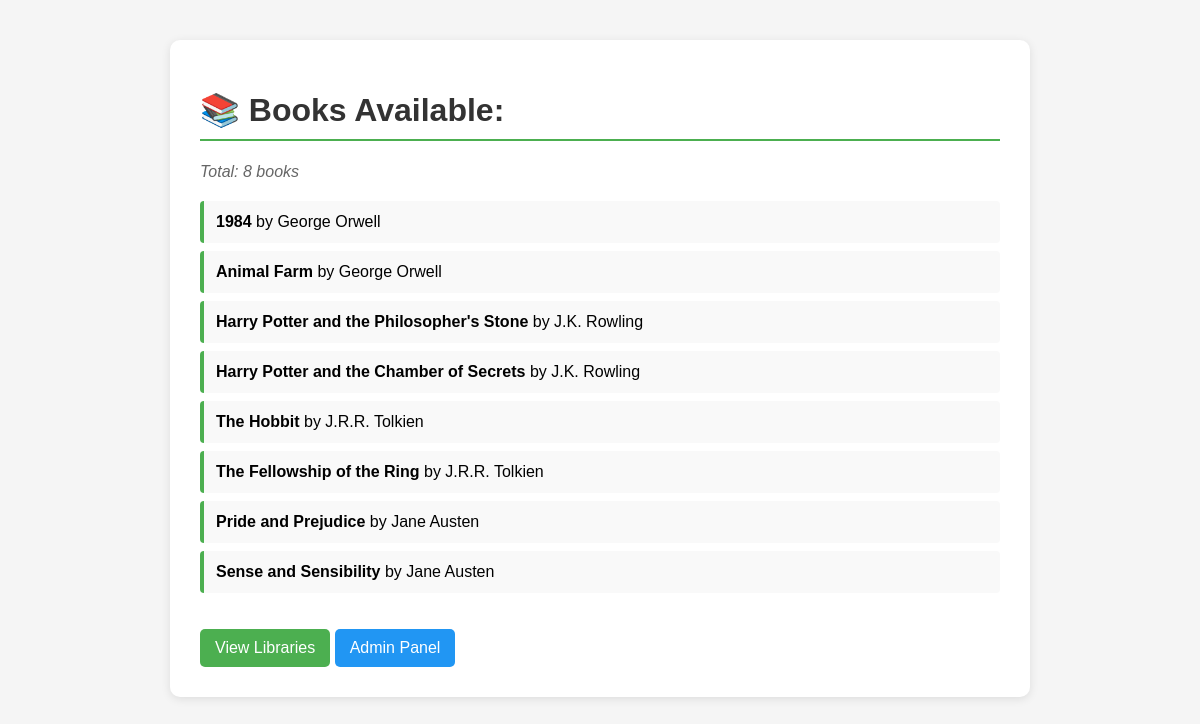
The page /books/ on the database its author committed.
### relationship_app/models.py (models this page shows, shortened)
class Book(models.Model):
    title = models.CharField(max_length=200)
    author = models.ForeignKey(Author, on_delete=models.CASCADE, related_name='books')
    class Meta:
        permissions = [
            ("can_add_book", "Can add book"),
            ("can_change_book", "Can change book"),
            ("can_delete_book", "Can delete book"),
        ]

class Author(models.Model):
    name = models.CharField(max_length=100)

### relationship_app/views.py (the view)
# urls.py: path('books/', views.list_books, name='list_books'),
def list_books(request):
    books = Book.objects.all().select_related('author')
    context = {
        'books': books,
        'title': 'All Books'
    }
    return render(request, 'relationship_app/list_books.html', context)

### relationship_app/templates/relationship_app/list_books.html (shortened to what this page needs)
<!DOCTYPE html>
<html lang="en">
<head>
</head>
<body>
    <div class="container">
        <h1>📚 Books Available:</h1>
        <p class="book-count">Total: {{ books.count }} books</p>
        <ul>
            {% for book in books %}
            <li>
                <strong>{{ book.title }}</strong>
                by {{ book.author.name }}
            </li>
            {% empty %}
            <li>No books available in the database.</li>
            {% endfor %}
        </ul>
        <a href="{% url 'relationship_app:library-list' %}" class="home-link">View Libraries</a>
        <a href="/admin" class="home-link" style="background: #2196F3;">Admin Panel</a>
    </div>
</body>
</html>

### relationship_app/templates/relationship_app/list_books.html (style rules this page uses)
body { font-family: Arial, sans-serif; margin: 40px; background-color: #f5f5f5; }
.container { max-width: 800px; margin: 0 auto; background: white; padding: 30px; border-radius: 10px; box-shadow: 0 2px 10px rgba(0,0,0,0.1); }
h1 { color: #333; border-bottom: 2px solid #4CAF50; padding-bottom: 10px; }
ul { list-style-type: none; padding: 0; }
li { padding: 12px; margin: 8px 0; background: #f9f9f9; border-left: 4px solid #4CAF50; border-radius: 4px; }
.book-count { color: #666; font-style: italic; margin-bottom: 20px; }
.home-link { display: inline-block; margin-top: 20px; padding: 10px 15px; background: #4CAF50; color: white; text-decoration: none; border-radius: 5px; }

### rows shown on the page
Book: title "1984", author.name "George Orwell"
Book: title "Animal Farm", author.name "George Orwell"
Book: title "Harry Potter and the Philosopher's Stone", author.name "J.K. Rowling"
Book: title "Harry Potter and the Chamber of Secrets", author.name "J.K. Rowling"
Book: title "The Hobbit", author.name "J.R.R. Tolkien"
Book: title "The Fellowship of the Ring", author.name "J.R.R. Tolkien"
Book: title "Pride and Prejudice", author.name "Jane Austen"
Book: title "Sense and Sensibility", author.name "Jane Austen"

### other values the page prints
{{ books.count }} "8"
